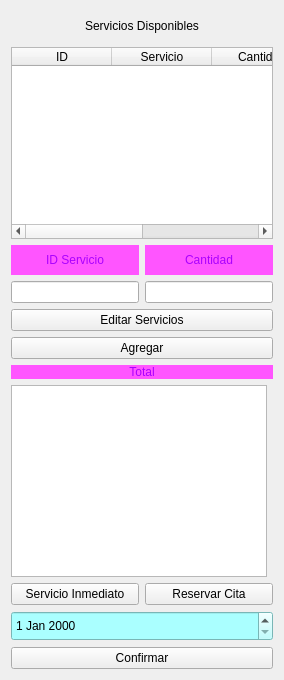
                  <widget class="QWidget" name="Servicios_4">
                   <layout class="QGridLayout" name="gridLayout_5">
                    <item row="0" column="0" colspan="2">
                     <widget class="QLabel" name="Servicios">
                      <property name="minimumSize">
                       <size>
                        <width>0</width>
                        <height>30</height>
                       </size>
                      </property>
                      <property name="text">
                       <string>Servicios Disponibles</string>
                      </property>
                      <property name="alignment">
                       <set>Qt::AlignCenter</set>
                      </property>
                     </widget>
                    </item>
                    <item row="5" column="0" colspan="2">
                     <widget class="QLabel" name="TotalServicios">
                      <property name="styleSheet">
                       <string notr="true">color: rgb(170, 0, 255);
background-color: rgb(255, 85, 255);</string>
                      </property>
                      <property name="text">
                       <string>Total</string>
                      </property>
                      <property name="alignment">
                       <set>Qt::AlignCenter</set>
                      </property>
                     </widget>
                    </item>
                    <item row="2" column="0" colspan="2">
                     <layout class="QGridLayout" name="gridLayout_2">
                      <item row="0" column="0">
                       <widget class="QLabel" name="LabelServ">
                        <property name="minimumSize">
                         <size>
                          <width>0</width>
                          <height>30</height>
                         </size>
                        </property>
                        <property name="styleSheet">
                         <string notr="true">color: rgb(170, 0, 255);
background-color: rgb(255, 85, 255);</string>
                        </property>
                        <property name="text">
                         <string>ID Servicio</string>
                        </property>
                        <property name="alignment">
                         <set>Qt::AlignCenter</set>
                        </property>
                       </widget>
                      </item>
                      <item row="1" column="0">
                       <widget class="QLineEdit" name="EleServicios"/>
                      </item>
                      <item row="1" column="1">
                       <widget class="QLineEdit" name="StockServicios"/>
                      </item>
                      <item row="0" column="1">
                       <widget class="QLabel" name="LabelStock">
                        <property name="minimumSize">
                         <size>
                          <width>0</width>
                          <height>30</height>
                         </size>
                        </property>
                        <property name="styleSheet">
                         <string notr="true">color: rgb(170, 0, 255);
background-color: rgb(255, 85, 255);</string>
                        </property>
                        <property name="text">
                         <string>Cantidad</string>
                        </property>
                        <property name="alignment">
                         <set>Qt::AlignCenter</set>
                        </property>
                       </widget>
                      </item>
                     </layout>
                    </item>
                    <item row="4" column="0" colspan="2">
                     <widget class="QPushButton" name="AggServicios">
                      <property name="text">
                       <string>Agregar</string>
                      </property>
                     </widget>
                    </item>
                    <item row="1" column="0" colspan="2">
                     <widget class="QTableWidget" name="TablaServicios">
                      <column>
                       <property name="text">
                        <string>ID</string>
                       </property>
                      </column>
                      <column>
                       <property name="text">
                        <string>Servicio</string>
                       </property>
                      </column>
                      <column>
                       <property name="text">
                        <string>Cantidad</string>
                       </property>
                      </column>
                      <column>
                       <property name="text">
                        <string>Precio</string>
                       </property>
                      </column>
                     </widget>
                    </item>
                    <item row="9" column="0" colspan="2">
                     <widget class="QPushButton" name="ConfirmarServicios">
                      <property name="text">
                       <string>Confirmar</string>
                      </property>
                     </widget>
                    </item>
                    <item row="3" column="0" colspan="2">
                     <widget class="QPushButton" name="EditarServ">
                      <property name="text">
                       <string>Editar Servicios</string>
                      </property>
                     </widget>
                    </item>
                    <item row="8" column="0" colspan="2">
                     <widget class="QDateEdit" name="Fecha">
                      <property name="minimumSize">
                       <size>
                        <width>0</width>
                        <height>30</height>
                       </size>
                      </property>
                      <property name="styleSheet">
                       <string notr="true">background-color: rgb(170, 255, 255);</string>
                      </property>
                     </widget>
                    </item>
                    <item row="7" column="0" colspan="2">
                     <layout class="QHBoxLayout" name="horizontalLayout_4">
                      <item>
                       <widget class="QPushButton" name="Fast">
                        <property name="text">
                         <string>Servicio Inmediato</string>
                        </property>
                       </widget>
                      </item>
                      <item>
                       <widget class="QPushButton" name="Reserva">
                        <property name="text">
                         <string>Reservar Cita</string>
                        </property>
                       </widget>
                      </item>
                     </layout>
                    </item>
                    <item row="6" column="0">
                     <widget class="QTableWidget" name="TablaTotalSer"/>
                    </item>
                   </layout>
                  </widget>
